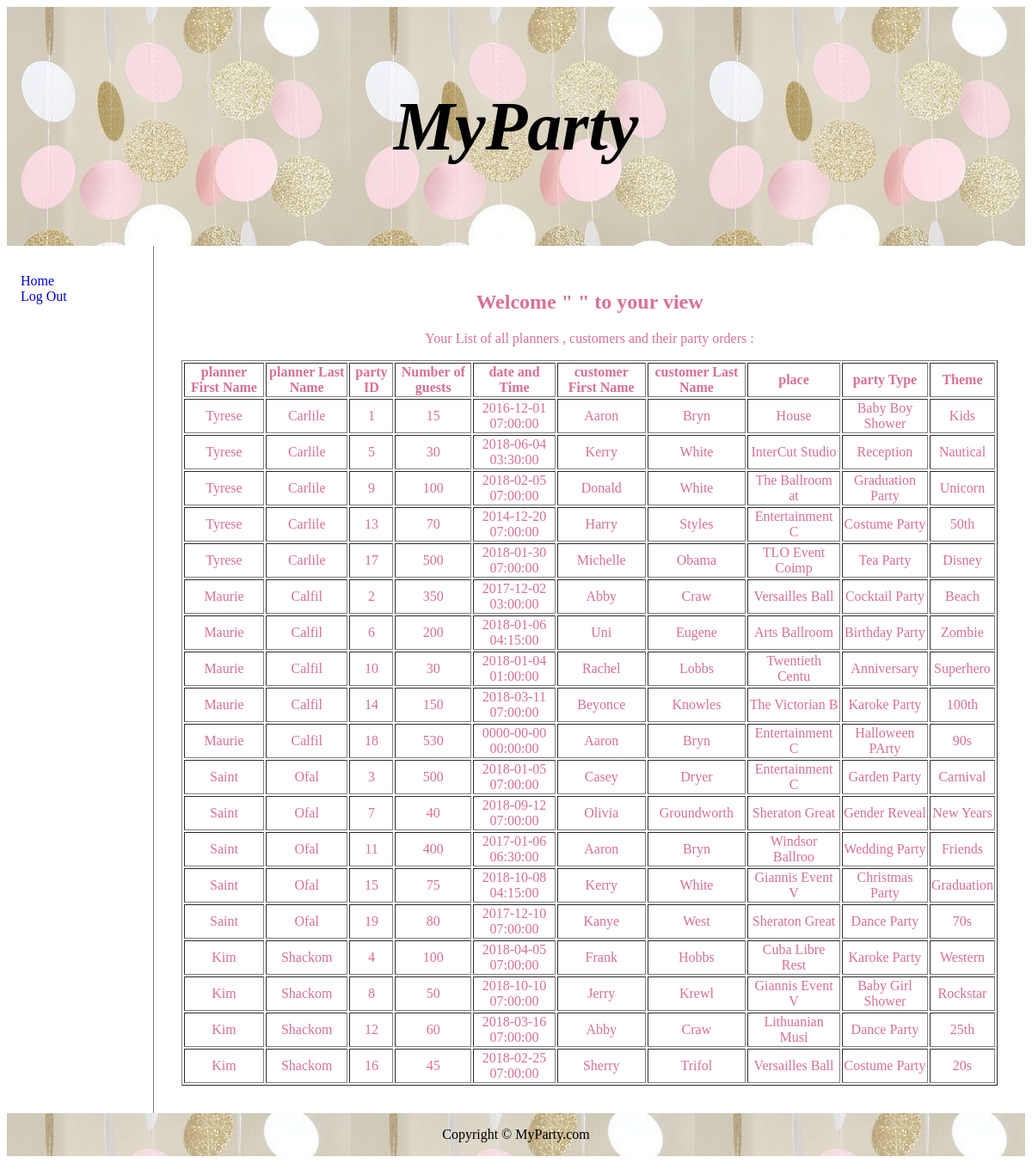
The app's page /managerView.php with its own data.
### tables this page shows
CREATE TABLE Party
(
  PartyID	 int NOT NULL AUTO_INCREMENT,
  NoOfGuests	 INT 		NOT NULL,
  DateTime 	DATETIME 	 NOT NULL,
  CustomerId 	int NOT NULL ,
  PlannerID	int NOT NULL ,
  PlaceID	 int NOT NULL ,
  TypeID    int NOT NULL ,
  ThemeID 	 int NOT NULL ,
  PRIMARY KEY (PartyID),
  FOREIGN KEY (CustomerId) REFERENCES Customer(CustomerId),
  FOREIGN KEY (PlannerID) REFERENCES Planner(PlannerID),
  FOREIGN KEY (PlaceID) REFERENCES Place(PlaceID),
  FOREIGN KEY (TypeID) REFERENCES Type(TypeID),
  FOREIGN KEY (ThemeID) REFERENCES Theme(ThemeID),
  UNIQUE (DateTime)
);

CREATE TABLE Planner
(
  PlannerID 	int NOT NULL AUTO_INCREMENT,
  PlannerFName 	 VARCHAR(15)	 NOT NULL,
  PlannerLName 	 VARCHAR(15)	 NOT NULL,
  PlannerPhone 	INT(11)		NOT NULL,
  PlannerEmail 	VARCHAR(20)	 NOT NULL,
  managerID 	int NOT NULL ,
  PRIMARY KEY (PlannerID),
  FOREIGN KEY (managerID) REFERENCES Manager(managerID),
  UNIQUE (PlannerEmail)
);

CREATE TABLE Customer
(
  CustomerId int NOT NULL AUTO_INCREMENT,
  email 		VARCHAR(20)	NOT NULL UNIQUE,
  CustomerFname	 VARCHAR(15)		 NOT NULL,
  CustomerLname	 VARCHAR(15)		 NOT NULL,
  PRIMARY KEY (CustomerId )
);

CREATE TABLE Place
(
  PlaceID int NOT NULL AUTO_INCREMENT,
  address 	VARCHAR(20)	NOT NULL,
  PlaceName 	VARCHAR(15)	NOT NULL,
  City 		CHAR(15)		NOT NULL,
  max_capacity	INT 		NOT NULL,
  min_capacity		INT		NOT NULL,
  costByPerson	INT 		NOT NULL,
  PRIMARY KEY (PlaceID)
);

CREATE TABLE Type
(
  TypeID 	int NOT NULL AUTO_INCREMENT,
  TypeName 	VARCHAR(30)	 NOT NULL,
  TypePicture  VARCHAR(30)     NOT NULL,
  PRIMARY KEY (TypeID)
);

CREATE TABLE Theme
(
  ThemeID 	int NOT NULL AUTO_INCREMENT,
  ThemeName		VARCHAR(15)	NOT NULL,
  ThemeCost 		INT 			NOT NULL,
  ThemePicture 	VARCHAR(30) 		NOT NULL,
  PRIMARY KEY (ThemeID)
);

### managerView.php (the view, shortened to what this page needs)
<!DOCTYPE html>
<html>
<head>
</head>
<body>
<div class="container">
<header>
   <h1>MyParty</h1>
</header>
<nav>
  <ul>
    <li><a href="Home.php">Home</a></li>
    <li><a href="logout.php">Log Out</a></li>
  </ul>
</nav>
<article>
<h1>Welcome    "  <?php echo $_SESSION ['login_user'];  ?> "    to your view</h1>
<p> Your List of all planners , customers and their party orders : </p>
 <div>
<?php
     $varConn = Connect();
$sql = 'SELECT planner.PlannerFName, planner.PlannerLName, party.PartyID, party.NoOfGuests, party.DateTime, customer.CustomerFName,    customer.CustomerLName, place.PlaceName, type.TypeName, theme.ThemeName
        From  party, customer, place, theme, type, planner
        WHERE party.CustomerID=customer.CustomerId AND party.PlaceID=place.PlaceID AND party.ThemeID=theme.ThemeID
               AND party.TypeID=type.TypeID AND party.PlannerID=planner.PlannerID';
$result = $varConn->query($sql);
if ($result->num_rows > 0) {
    echo "<table border='1' >";
            echo "<tr>";
                echo "<th>planner First Name</th>";
                echo "<th>planner Last Name</th>";
                echo "<th>party ID</th>";
                echo "<th>Number of guests</th>";
                echo "<th>date and Time</th>";
                echo "<th>customer First Name</th>";
                echo "<th>customer Last Name</th>";
                echo "<th>place </th>";
                echo "<th>party Type </th>";
                echo "<th>Theme </th>";
            echo "</tr>";
 while($row = mysqli_fetch_array($result)) {
            echo "<tr>";
                echo "<td>" . $row['PlannerFName'] . "</td>";
                echo "<td>" . $row['PlannerLName'] . "</td>";
                echo "<td>" . $row['PartyID'] . "</td>";
                echo "<td>" . $row['NoOfGuests'] . "</td>";
                echo "<td>" . $row['DateTime'] . "</td>";
                echo "<td>" . $row['CustomerFName'] . "</td>";
                echo "<td>" . $row['CustomerLName'] . "</td>";
                echo "<td>" . $row['PlaceName'] . "</td>";
                echo "<td>" . $row['TypeName'] . "</td>";
                echo "<td>" . $row['ThemeName'] . "</td>";
            echo "</tr>";
        }
     echo "</table>";
    }
 else{
    echo "ERROR: Could not able to execute $sql. " . mysqli_error($varConn);
}
?>
 </div>
</article>
<footer>Copyright &copy; MyParty.com </footer>
</div>
</body>
</html>

### managerView.php (style rules this page uses)
div.container { width: 100%; }
header { padding: 1em; border-color: antiquewhite; color: black; background-color: pink; clear: left; font-size: 250%; font-style: italic; text-align:center; text-decoration-color:black; background: url(p.jpg); }
footer { padding: 1em; border-color: antiquewhite; color: black background-color: pink; clear: left; text-align:center; text-decoration-color:black; background: url(p.jpg); }
nav { float: left; width: 120px; margin: 0; padding: 1em; }
nav ul { list-style-type:none; padding: 0; }
nav ul a { text-decoration:none; }
article { margin-left: 170px; border-left: 1px solid gray; padding: 2em; overflow: hidden; color:PaleVioletRed; text-align: center; }

### records on screen
party: PlannerID.PlannerFName "Tyrese", PlannerID.PlannerLName "Carlile", PartyID "1", NoOfGuests "15", DateTime "2016-12-01 07:00:00", CustomerId.CustomerFname "Aaron", CustomerId.CustomerLname "Bryn", PlaceID.PlaceName "House", TypeID.TypeName "Baby Boy Shower", ThemeID.ThemeName "Kids"
party: PlannerID.PlannerFName "Tyrese", PlannerID.PlannerLName "Carlile", PartyID "5", NoOfGuests "30", DateTime "2018-06-04 03:30:00", CustomerId.CustomerFname "Kerry", CustomerId.CustomerLname "White", PlaceID.PlaceName "InterCut Studio", TypeID.TypeName "Reception", ThemeID.ThemeName "Nautical"
party: PlannerID.PlannerFName "Tyrese", PlannerID.PlannerLName "Carlile", PartyID "9", NoOfGuests "100", DateTime "2018-02-05 07:00:00", CustomerId.CustomerFname "Donald", CustomerId.CustomerLname "White", PlaceID.PlaceName "The Ballroom at", TypeID.TypeName "Graduation Party", ThemeID.ThemeName "Unicorn"
party: PlannerID.PlannerFName "Tyrese", PlannerID.PlannerLName "Carlile", PartyID "13", NoOfGuests "70", DateTime "2014-12-20 07:00:00", CustomerId.CustomerFname "Harry", CustomerId.CustomerLname "Styles", PlaceID.PlaceName "Entertainment C", TypeID.TypeName "Costume Party", ThemeID.ThemeName "50th"
party: PlannerID.PlannerFName "Tyrese", PlannerID.PlannerLName "Carlile", PartyID "17", NoOfGuests "500", DateTime "2018-01-30 07:00:00", CustomerId.CustomerFname "Michelle", CustomerId.CustomerLname "Obama", PlaceID.PlaceName "TLO Event Coimp", TypeID.TypeName "Tea Party", ThemeID.ThemeName "Disney"
party: PlannerID.PlannerFName "Maurie", PlannerID.PlannerLName "Calfil", PartyID "2", NoOfGuests "350", DateTime "2017-12-02 03:00:00", CustomerId.CustomerFname "Abby", CustomerId.CustomerLname "Craw", PlaceID.PlaceName "Versailles Ball", TypeID.TypeName "Cocktail Party", ThemeID.ThemeName "Beach"
party: PlannerID.PlannerFName "Maurie", PlannerID.PlannerLName "Calfil", PartyID "6", NoOfGuests "200", DateTime "2018-01-06 04:15:00", CustomerId.CustomerFname "Uni", CustomerId.CustomerLname "Eugene", PlaceID.PlaceName "Arts Ballroom", TypeID.TypeName "Birthday Party", ThemeID.ThemeName "Zombie"
party: PlannerID.PlannerFName "Maurie", PlannerID.PlannerLName "Calfil", PartyID "10", NoOfGuests "30", DateTime "2018-01-04 01:00:00", CustomerId.CustomerFname "Rachel", CustomerId.CustomerLname "Lobbs", PlaceID.PlaceName "Twentieth Centu", TypeID.TypeName "Anniversary", ThemeID.ThemeName "Superhero"
party: PlannerID.PlannerFName "Maurie", PlannerID.PlannerLName "Calfil", PartyID "14", NoOfGuests "150", DateTime "2018-03-11 07:00:00", CustomerId.CustomerFname "Beyonce", CustomerId.CustomerLname "Knowles", PlaceID.PlaceName "The Victorian B", TypeID.TypeName "Karoke Party", ThemeID.ThemeName "100th"
party: PlannerID.PlannerFName "Maurie", PlannerID.PlannerLName "Calfil", PartyID "18", NoOfGuests "530", DateTime "0000-00-00 00:00:00", CustomerId.CustomerFname "Aaron", CustomerId.CustomerLname "Bryn", PlaceID.PlaceName "Entertainment C", TypeID.TypeName "Halloween PArty", ThemeID.ThemeName "90s"
party: PlannerID.PlannerFName "Saint", PlannerID.PlannerLName "Ofal", PartyID "3", NoOfGuests "500", DateTime "2018-01-05 07:00:00", CustomerId.CustomerFname "Casey", CustomerId.CustomerLname "Dryer", PlaceID.PlaceName "Entertainment C", TypeID.TypeName "Garden Party", ThemeID.ThemeName "Carnival"
party: PlannerID.PlannerFName "Saint", PlannerID.PlannerLName "Ofal", PartyID "7", NoOfGuests "40", DateTime "2018-09-12 07:00:00", CustomerId.CustomerFname "Olivia", CustomerId.CustomerLname "Groundworth", PlaceID.PlaceName "Sheraton Great", TypeID.TypeName "Gender Reveal", ThemeID.ThemeName "New Years"
party: PlannerID.PlannerFName "Saint", PlannerID.PlannerLName "Ofal", PartyID "11", NoOfGuests "400", DateTime "2017-01-06 06:30:00", CustomerId.CustomerFname "Aaron", CustomerId.CustomerLname "Bryn", PlaceID.PlaceName "Windsor Ballroo", TypeID.TypeName "Wedding Party", ThemeID.ThemeName "Friends"
party: PlannerID.PlannerFName "Saint", PlannerID.PlannerLName "Ofal", PartyID "15", NoOfGuests "75", DateTime "2018-10-08 04:15:00", CustomerId.CustomerFname "Kerry", CustomerId.CustomerLname "White", PlaceID.PlaceName "Giannis Event V", TypeID.TypeName "Christmas Party", ThemeID.ThemeName "Graduation"
party: PlannerID.PlannerFName "Saint", PlannerID.PlannerLName "Ofal", PartyID "19", NoOfGuests "80", DateTime "2017-12-10 07:00:00", CustomerId.CustomerFname "Kanye", CustomerId.CustomerLname "West", PlaceID.PlaceName "Sheraton Great", TypeID.TypeName "Dance Party", ThemeID.ThemeName "70s"
party: PlannerID.PlannerFName "Kim", PlannerID.PlannerLName "Shackom", PartyID "4", NoOfGuests "100", DateTime "2018-04-05 07:00:00", CustomerId.CustomerFname "Frank", CustomerId.CustomerLname "Hobbs", PlaceID.PlaceName "Cuba Libre Rest", TypeID.TypeName "Karoke Party", ThemeID.ThemeName "Western"
party: PlannerID.PlannerFName "Kim", PlannerID.PlannerLName "Shackom", PartyID "8", NoOfGuests "50", DateTime "2018-10-10 07:00:00", CustomerId.CustomerFname "Jerry", CustomerId.CustomerLname "Krewl", PlaceID.PlaceName "Giannis Event V", TypeID.TypeName "Baby Girl Shower", ThemeID.ThemeName "Rockstar"
party: PlannerID.PlannerFName "Kim", PlannerID.PlannerLName "Shackom", PartyID "12", NoOfGuests "60", DateTime "2018-03-16 07:00:00", CustomerId.CustomerFname "Abby", CustomerId.CustomerLname "Craw", PlaceID.PlaceName "Lithuanian Musi", TypeID.TypeName "Dance Party", ThemeID.ThemeName "25th"
party: PlannerID.PlannerFName "Kim", PlannerID.PlannerLName "Shackom", PartyID "16", NoOfGuests "45", DateTime "2018-02-25 07:00:00", CustomerId.CustomerFname "Sherry", CustomerId.CustomerLname "Trifol", PlaceID.PlaceName "Versailles Ball", TypeID.TypeName "Costume Party", ThemeID.ThemeName "20s"
